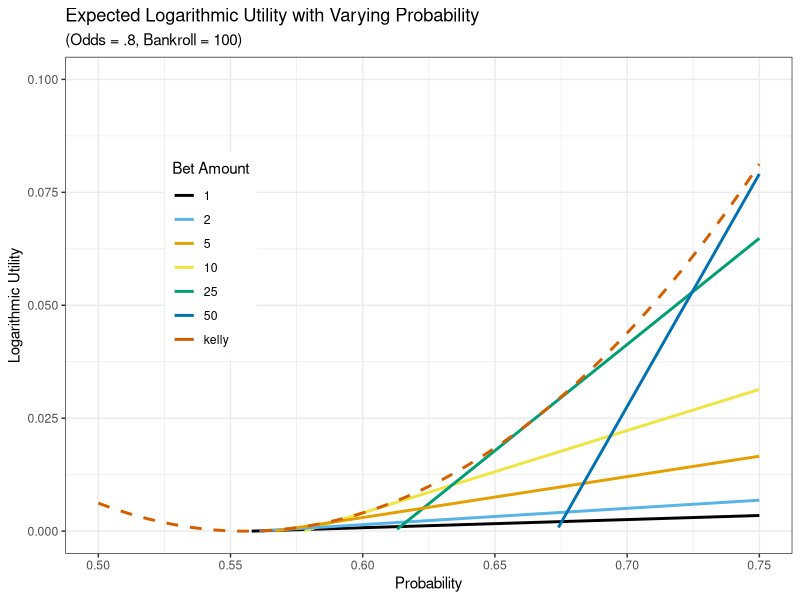

This figure's R source:
library(tidyverse)
library(RColorBrewer)

log_utility <- function(bankroll, amount, probability, odds) {
  return_this <- ifelse(amount >= bankroll, NA, 
                        probability * log(1 + odds * amount / bankroll) + 
                          (1 - probability) * log(1 - amount / bankroll))
  return_this
}

kelly <- function(odds, probability) {
  (probability * (odds + 1) - 1) / odds
}

intersection <- function(f1, f2, x_lower, x_higher, accuracy = .001, epsilon = .001){
  result = data.frame(x_values = seq(x_lower, x_higher, by = accuracy)) %>%
    mutate(f1_values = f1(x_values), f2_values = f2(x_values), difference = abs(f2_values - f1_values))
  min_difference = min(result$difference)
  min_entry = result[result$difference == min_difference,]
  if(min_difference < epsilon){
    min_entry$x_values
  }
  else{
    NA
  }
}

EV <- function(odds, probability, bet, bankroll){
  probability * log(1 + (odds * bet / bankroll)) + (1 - probability) * log(1 - (bet / bankroll))
}

my_colors <- c("#000000", "#56B4E9", "#E69F00", "#F0E442", "#009E73", "#0072B2", "#D55E00", "#CC7947")

# Varying Probability

odds = .8
probability = seq(0, 1, length.out = 1001)
bankroll = 100
amount = c(1, 2, 5, 10, 25, 50, "kelly")
univ = expand.grid(odds = odds, probability = probability, 
                   bankroll = bankroll, amount = amount, 
                   stringsAsFactors = FALSE) %>%
  mutate(
    amount_color = as.factor(amount),
    amount = ifelse(amount == "kelly", kelly(odds, probability) * bankroll, as.integer(amount)),
    utility = log_utility(bankroll = bankroll, odds = odds, 
                          probability = probability, amount = amount))
univ = mutate(univ, is_kelly = ifelse(amount_color == "kelly", "Kelly", "non-Kelly"))


ggplot(univ, aes(x = probability, y = utility, color = amount_color, linetype = is_kelly)) +
  geom_line(size = 1) + xlim(.5, .75) + ylim(0, .1) +
  scale_colour_manual(name  ="Bet Amount", breaks = c("1", "2", "5", "10", "25", "50", "kelly"), values = my_colors) + 
  scale_linetype_manual(values = c("Kelly" = "dashed", "non-Kelly" = "solid")) + guides(linetype=FALSE) +
  xlab("Probability") + ylab("Logarithmic Utility") + 
  ggtitle("Expected Logarithmic Utility with Varying Probability", subtitle = "(Odds = .8, Bankroll = 100)") + theme_bw() + theme(legend.position = c(.2, .6))

